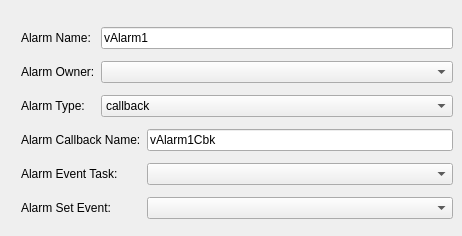
    <widget class="QWidget" name="tabAlm">
     <attribute name="title">
      <string>Alarm</string>
     </attribute>
     <widget class="QWidget" name="layoutWidget_10">
      <property name="geometry">
       <rect>
        <x>21</x>
        <y>21</y>
        <width>432</width>
        <height>206</height>
       </rect>
      </property>
      <layout class="QGridLayout" name="gridLayout_5">
       <item row="0" column="0">
        <widget class="QLabel" name="label_19">
         <property name="enabled">
          <bool>true</bool>
         </property>
         <property name="frameShape">
          <enum>QFrame::NoFrame</enum>
         </property>
         <property name="text">
          <string>&lt;html&gt;&lt;head/&gt;&lt;body&gt;&lt;p&gt;Alarm Name:&lt;/p&gt;&lt;/body&gt;&lt;/html&gt;</string>
         </property>
        </widget>
       </item>
       <item row="0" column="1" colspan="2">
        <widget class="QLineEdit" name="leAlarmName">
         <property name="enabled">
          <bool>true</bool>
         </property>
         <property name="minimumSize">
          <size>
           <width>231</width>
           <height>0</height>
          </size>
         </property>
         <property name="text">
          <string>vAlarm1</string>
         </property>
        </widget>
       </item>
       <item row="1" column="0">
        <widget class="QLabel" name="label_24">
         <property name="text">
          <string>&lt;html&gt;&lt;head/&gt;&lt;body&gt;&lt;p&gt;Alarm Owner:&lt;/p&gt;&lt;/body&gt;&lt;/html&gt;</string>
         </property>
        </widget>
       </item>
       <item row="1" column="1" colspan="2">
        <widget class="QComboBox" name="cmbxAlarmOwner">
         <property name="minimumSize">
          <size>
           <width>231</width>
           <height>0</height>
          </size>
         </property>
         <property name="toolTip">
          <string/>
         </property>
        </widget>
       </item>
       <item row="2" column="0">
        <widget class="QLabel" name="label_20">
         <property name="text">
          <string>&lt;html&gt;&lt;head/&gt;&lt;body&gt;&lt;p&gt;Alarm Type:&lt;/p&gt;&lt;/body&gt;&lt;/html&gt;</string>
         </property>
        </widget>
       </item>
       <item row="2" column="1" colspan="2">
        <widget class="QComboBox" name="cmbxAlarmType">
         <property name="minimumSize">
          <size>
           <width>231</width>
           <height>0</height>
          </size>
         </property>
         <property name="toolTip">
          <string/>
         </property>
         <item>
          <property name="text">
           <string>callback</string>
          </property>
         </item>
         <item>
          <property name="text">
           <string>task</string>
          </property>
         </item>
         <item>
          <property name="text">
           <string>event</string>
          </property>
         </item>
        </widget>
       </item>
       <item row="3" column="0" colspan="2">
        <widget class="QLabel" name="label_21">
         <property name="text">
          <string>&lt;html&gt;&lt;head/&gt;&lt;body&gt;&lt;p&gt;Alarm Callback Name:&lt;/p&gt;&lt;/body&gt;&lt;/html&gt;</string>
         </property>
        </widget>
       </item>
       <item row="3" column="2">
        <widget class="QLineEdit" name="leAlarmCbk">
         <property name="toolTip">
          <string/>
         </property>
         <property name="text">
          <string>vAlarm1Cbk</string>
         </property>
        </widget>
       </item>
       <item row="4" column="0" colspan="2">
        <widget class="QLabel" name="lblAlarmTask">
         <property name="text">
          <string>&lt;html&gt;&lt;head/&gt;&lt;body&gt;&lt;p&gt;Alarm Event Task:&lt;/p&gt;&lt;/body&gt;&lt;/html&gt;</string>
         </property>
        </widget>
       </item>
       <item row="4" column="2">
        <widget class="QComboBox" name="cmbxAlarmTask">
         <property name="minimumSize">
          <size>
           <width>231</width>
           <height>0</height>
          </size>
         </property>
         <property name="toolTip">
          <string/>
         </property>
        </widget>
       </item>
       <item row="5" column="0" colspan="2">
        <widget class="QLabel" name="label_23">
         <property name="text">
          <string>&lt;html&gt;&lt;head/&gt;&lt;body&gt;&lt;p&gt;Alarm Set Event:&lt;/p&gt;&lt;/body&gt;&lt;/html&gt;</string>
         </property>
        </widget>
       </item>
       <item row="5" column="2">
        <widget class="QComboBox" name="cmbxAlarmEvent">
         <property name="minimumSize">
          <size>
           <width>231</width>
           <height>0</height>
          </size>
         </property>
         <property name="toolTip">
          <string/>
         </property>
        </widget>
       </item>
      </layout>
     </widget>
    </widget>
